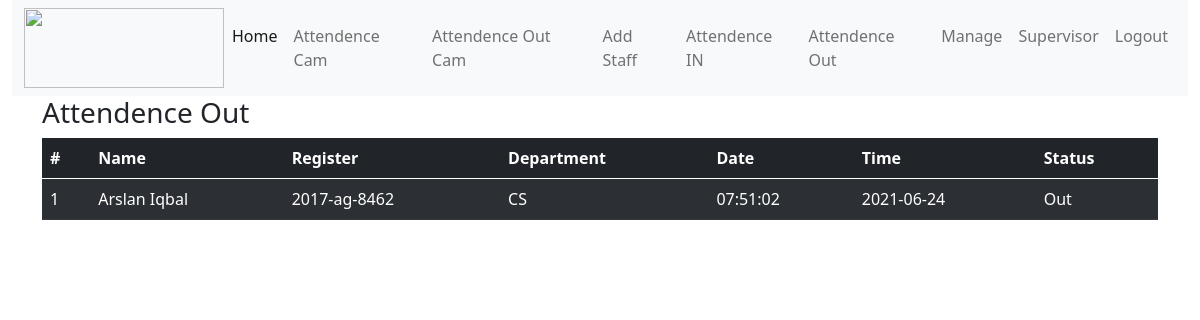
/attendenceout, run on the app's committed database.
### tables this page shows
CREATE TABLE attendence_out (id INTEGER PRIMARY KEY, name STRING, register STRING, department STRING, date STRING, time STRING, status STRING);

### app.py (the view)
@app.route('/attendenceout')
def list2():
   con = sqlite3.connect("staff.db")
   con.row_factory = sqlite3.Row
   cur = con.cursor()
   cur.execute("select * from attendence_out")
   rows = cur.fetchall();
   return render_template("attendence_out.html",rows = rows)

### templates/attendence_out.html
{% extends 'base.html' %}
{% block body %}
<div class="container">
    <h3>Attendence Out</h3>
</div>
<div class="container">
    <table class="table table-dark table-striped">
        <thead>
          <tr>
            <th scope="col">#</th>
            <th scope="col">Name</th>
            <th scope="col">Register</th>
            <th scope="col">Department</th>
            <th scope="col">Date</th>
            <th scope="col">Time</th>
            <th scope="col">Status</th>
          </tr>
        </thead>
        <tbody>
            {% for row in rows %}
            <tr>
                <td>{{loop.index}}</td>
               <td>{{row.name}}</td>
               <td>{{row.register}}</td>
               <td> {{ row.department}}</td>
               <td>{{row.time}}</td>
               <td>{{row.date}}</td>
               <td>{{row.status}}</td>
            </tr>
         {% endfor %}
        </tbody>
      </table>
</div>
{% endblock body %}

### data on the page
attendence_out: name "Arslan Iqbal", register "2017-ag-8462", department "CS", time "07:51:02", date "2021-06-24", status "Out"
